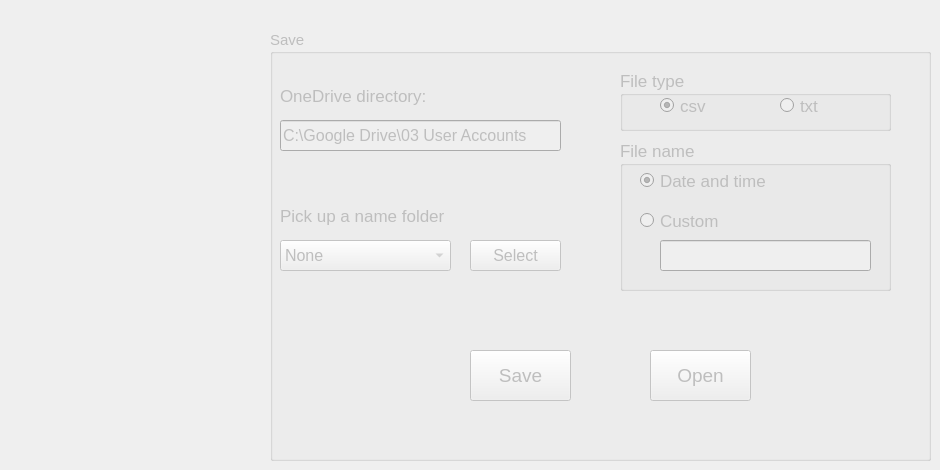
          <widget class="QWidget" name="tab_5">
           <attribute name="title">
            <string>Save Data</string>
           </attribute>
           <widget class="QGroupBox" name="groupBox_save">
            <property name="enabled">
             <bool>false</bool>
            </property>
            <property name="geometry">
             <rect>
              <x>270</x>
              <y>30</y>
              <width>661</width>
              <height>431</height>
             </rect>
            </property>
            <property name="font">
             <font>
              <pointsize>11</pointsize>
             </font>
            </property>
            <property name="title">
             <string>Save</string>
            </property>
            <widget class="QLabel" name="label_21">
             <property name="geometry">
              <rect>
               <x>10</x>
               <y>50</y>
               <width>171</width>
               <height>31</height>
              </rect>
             </property>
             <property name="font">
              <font>
               <pointsize>13</pointsize>
              </font>
             </property>
             <property name="text">
              <string>OneDrive directory:</string>
             </property>
            </widget>
            <widget class="QLineEdit" name="lineEdit_OneDrive">
             <property name="geometry">
              <rect>
               <x>10</x>
               <y>90</y>
               <width>281</width>
               <height>31</height>
              </rect>
             </property>
             <property name="font">
              <font>
               <pointsize>12</pointsize>
              </font>
             </property>
             <property name="text">
              <string>C:\Google Drive\03 User Accounts</string>
             </property>
            </widget>
            <widget class="QLabel" name="label_22">
             <property name="geometry">
              <rect>
               <x>10</x>
               <y>170</y>
               <width>211</width>
               <height>31</height>
              </rect>
             </property>
             <property name="font">
              <font>
               <pointsize>13</pointsize>
              </font>
             </property>
             <property name="text">
              <string>Pick up a name folder</string>
             </property>
            </widget>
            <widget class="QComboBox" name="comboBox_Name_Folder">
             <property name="geometry">
              <rect>
               <x>10</x>
               <y>210</y>
               <width>171</width>
               <height>31</height>
              </rect>
             </property>
             <property name="font">
              <font>
               <pointsize>12</pointsize>
              </font>
             </property>
             <item>
              <property name="text">
               <string>None</string>
              </property>
             </item>
             <item>
              <property name="text">
               <string>Horimbere</string>
              </property>
             </item>
             <item>
              <property name="text">
               <string>Sell</string>
              </property>
             </item>
             <item>
              <property name="text">
               <string>Snyder</string>
              </property>
             </item>
             <item>
              <property name="text">
               <string>Vannucci</string>
              </property>
             </item>
             <item>
              <property name="text">
               <string>Wang</string>
              </property>
             </item>
             <item>
              <property name="text">
               <string>Williams</string>
              </property>
             </item>
            </widget>
            <widget class="QPushButton" name="pushButton_Select_Directory">
             <property name="geometry">
              <rect>
               <x>200</x>
               <y>210</y>
               <width>91</width>
               <height>31</height>
              </rect>
             </property>
             <property name="font">
              <font>
               <pointsize>12</pointsize>
              </font>
             </property>
             <property name="text">
              <string>Select</string>
             </property>
            </widget>
            <widget class="QGroupBox" name="groupBox_File_Type">
             <property name="enabled">
              <bool>false</bool>
             </property>
             <property name="geometry">
              <rect>
               <x>350</x>
               <y>40</y>
               <width>271</width>
               <height>61</height>
              </rect>
             </property>
             <property name="font">
              <font>
               <pointsize>13</pointsize>
              </font>
             </property>
             <property name="title">
              <string>File type</string>
             </property>
             <widget class="QRadioButton" name="radioButton_csv">
              <property name="geometry">
               <rect>
                <x>40</x>
                <y>20</y>
                <width>61</width>
                <height>31</height>
               </rect>
              </property>
              <property name="acceptDrops">
               <bool>false</bool>
              </property>
              <property name="autoFillBackground">
               <bool>false</bool>
              </property>
              <property name="text">
               <string>csv</string>
              </property>
              <property name="checked">
               <bool>true</bool>
              </property>
             </widget>
             <widget class="QRadioButton" name="radioButton_txt">
              <property name="geometry">
               <rect>
                <x>160</x>
                <y>20</y>
                <width>61</width>
                <height>31</height>
               </rect>
              </property>
              <property name="text">
               <string>txt</string>
              </property>
             </widget>
            </widget>
            <widget class="QGroupBox" name="groupBox_Filename">
             <property name="enabled">
              <bool>false</bool>
             </property>
             <property name="geometry">
              <rect>
               <x>350</x>
               <y>110</y>
               <width>271</width>
               <height>151</height>
              </rect>
             </property>
             <property name="font">
              <font>
               <pointsize>13</pointsize>
              </font>
             </property>
             <property name="title">
              <string>File name</string>
             </property>
             <widget class="QRadioButton" name="radioButton_Timename">
              <property name="geometry">
               <rect>
                <x>20</x>
                <y>30</y>
                <width>151</width>
                <height>21</height>
               </rect>
              </property>
              <property name="font">
               <font>
                <pointsize>13</pointsize>
               </font>
              </property>
              <property name="text">
               <string>Date and time</string>
              </property>
              <property name="checked">
               <bool>true</bool>
              </property>
             </widget>
             <widget class="QRadioButton" name="radioButton_Custom_Name">
              <property name="geometry">
               <rect>
                <x>20</x>
                <y>70</y>
                <width>121</width>
                <height>21</height>
               </rect>
              </property>
              <property name="text">
               <string>Custom</string>
              </property>
             </widget>
             <widget class="QLineEdit" name="lineEdit_Custom_Name">
              <property name="enabled">
               <bool>false</bool>
              </property>
              <property name="geometry">
               <rect>
                <x>40</x>
                <y>100</y>
                <width>211</width>
                <height>31</height>
               </rect>
              </property>
              <property name="font">
               <font>
                <pointsize>12</pointsize>
               </font>
              </property>
             </widget>
            </widget>
            <widget class="QPushButton" name="pushButton_Save">
             <property name="geometry">
              <rect>
               <x>200</x>
               <y>320</y>
               <width>101</width>
               <height>51</height>
              </rect>
             </property>
             <property name="font">
              <font>
               <pointsize>14</pointsize>
              </font>
             </property>
             <property name="text">
              <string>Save</string>
             </property>
            </widget>
            <widget class="QPushButton" name="pushButton_Open">
             <property name="enabled">
              <bool>false</bool>
             </property>
             <property name="geometry">
              <rect>
               <x>380</x>
               <y>320</y>
               <width>101</width>
               <height>51</height>
              </rect>
             </property>
             <property name="font">
              <font>
               <pointsize>14</pointsize>
              </font>
             </property>
             <property name="text">
              <string>Open</string>
             </property>
            </widget>
           </widget>
          </widget>
